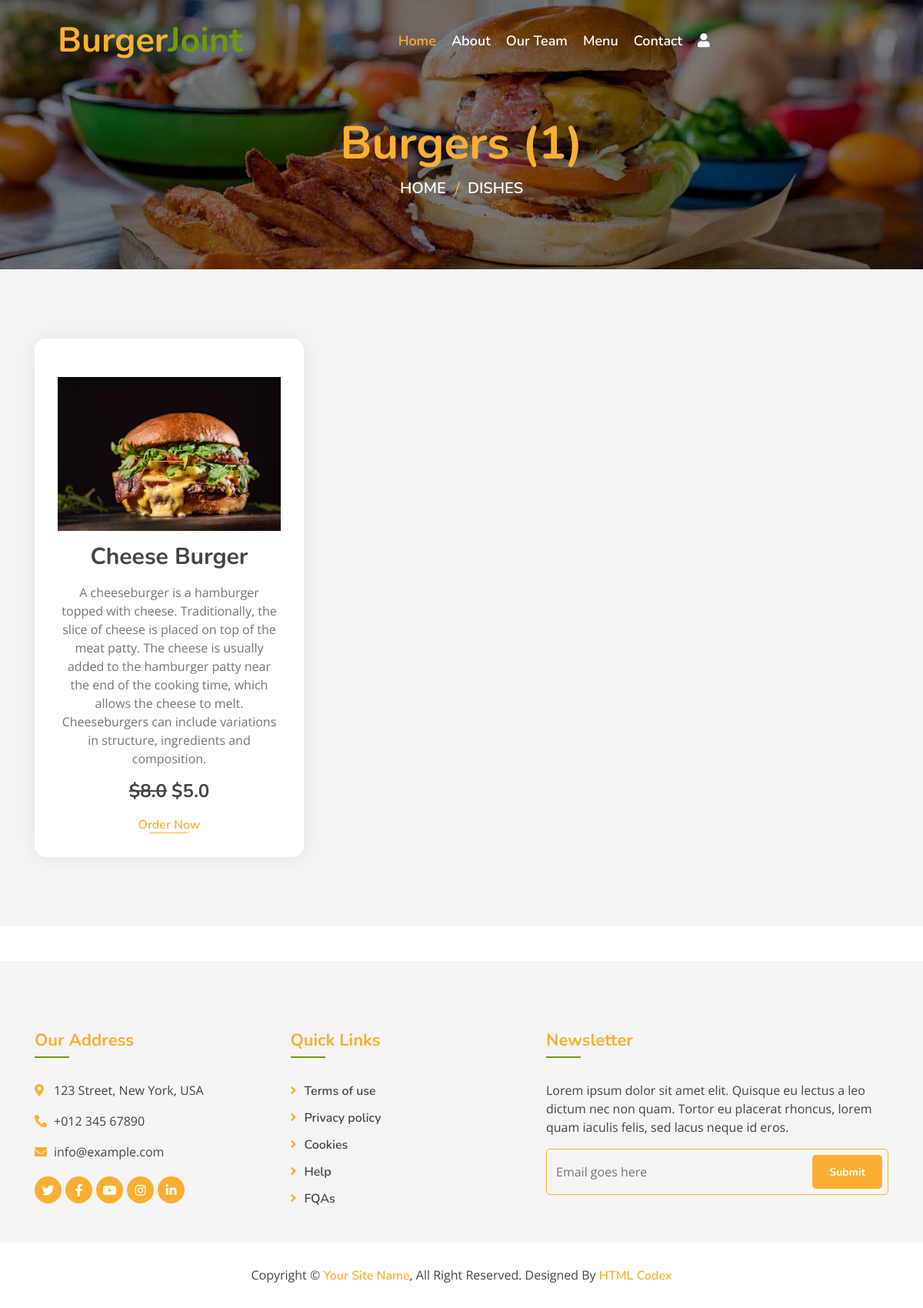
Page /dishes/?q=2 on the committed database.
### hotel/models.py (models this page shows, shortened)
class Category(models.Model):
    name = models.CharField(max_length=100, unique=True)
    image = models.ImageField(upload_to="categories/%Y/%m/%d")
    icon = models.CharField(max_length=50, blank=True)
    description = models.TextField()
    added_on = models.DateTimeField(auto_now_add=True)
    updated_on = models.DateTimeField(auto_now=True)

class Dish(models.Model):
    name = models.CharField(max_length=200, unique=True)
    image = models.ImageField(upload_to='dishes/%Y/%m/%d')
    ingredients = models.TextField()
    details = models.TextField(blank=True)
    category = models.ForeignKey(Category, on_delete=models.CASCADE)
    price = models.FloatField()
    discounted_price = models.FloatField(blank=True)
    is_available = models.BooleanField(default=True)
    added_on = models.DateTimeField(auto_now_add=True)
    updated_on = models.DateTimeField(auto_now=True)
    class Meta:
        verbose_name_plural ="Dish Table"

### hotel/views.py (the view)
# urls.py: path('dishes/',views.all_dishes,name="all_dishes"),
def all_dishes(request):
    context={}
    dishes = Dish.objects.all()
    if "q" in request.GET:
        id = request.GET.get("q")
        dishes = Dish.objects.filter(category__id=id)
        context['dish_category'] = Category.objects.get(id=id).name
    context['dishes'] = dishes
    return render(request,'all_dishes.html', context)

### template/all_dishes.html (shortened to what this page needs)
{% extends "base.html" %}
{% block content %}
<div class="page-header mb-0">
    <div class="container">
        <div class="row">
            <div class="col-12">
                <h2>{% if dish_category %} {{dish_category}} {% else %}Dishes {% endif %}({{dishes|length}})</h2>
            </div>
            <div class="col-12">
                <a href="/">Home</a>
                <a href="/dishes">Dishes</a>
            </div>
        </div>
    </div>
</div>
<div class="food mt-0">
    <div class="container">
        <div class="row align-items-center">
        {% for i in dishes %}
            <div class="col-md-4">
                {% if i.is_available %}
                <div class="food-item">
                {% else %}
                <div class="food-item" style="background-color: lightgray;">
                {% endif %}
                    <a href="/dishes/{{i.image}}" target="_blank"><img src="/media/{{i.image}}" style="height: 200px;width: 100%;"></a>
                    <h2 class="my-3">{{i.name}}</h2>
                    <p>
                        {{i.details}}
                    </p>
                    <h4 class="menu-text" style="font-weight: normal;">
                        {% if i.price != i.discounted_price %}
                            <strong><del>&dollar;{{i.price}}</del></strong>
                        {% endif %}
                            <strong>&dollar;{{i.discounted_price}}</strong>
                    </h4>
                    {% if i.is_available %}
                    <a href="{% url 'dish' id=i.id %}">Order Now</a>
                    {% else %}
                        <p class="text-danger">Not Available for delivery!</p>
                    {% endif %}
                </div>
            </div>
        {% endfor %}
        </div>
    </div>
</div>
{% endblock %}

### template/base.html (shortened to what this page needs)
<!DOCTYPE html>
{% load static %}
<html lang="en">
    <head>
        <link href="https://stackpath.bootstrapcdn.com/bootstrap/4.4.1/css/bootstrap.min.css" rel="stylesheet">
        <link href="https://cdnjs.cloudflare.com/ajax/libs/font-awesome/5.10.0/css/all.min.css" rel="stylesheet">
        <link href="/static/lib/animate/animate.min.css" rel="stylesheet">
        <link href="/static/lib/owlcarousel/assets/owl.carousel.min.css" rel="stylesheet">
        <link href="/static/lib/flaticon/font/flaticon.css" rel="stylesheet">
        <link href="/static/lib/tempusdominus/css/tempusdominus-bootstrap-4.min.css" rel="stylesheet" />
        <link href="/static/css/style.css" rel="stylesheet">
    </head>
    <body>
        <div class="navbar navbar-expand-lg bg-light navbar-light">
            <div class="container-fluid">
                <a href="{% url 'index' %}" class="navbar-brand">Burger<span>Joint</span></a>
                <div class="collapse navbar-collapse justify-content-between" id="navbarCollapse">
                    <div class="navbar-nav mx-auto">
                        <a href="{% url 'index' %}" class="nav-item nav-link active">Home</a>
                        <a href="{% url 'about' %}" class="nav-item nav-link">About</a>
                        <a href="{% url 'team' %}" class="nav-item nav-link">Our Team</a>
                        <a href="{% url 'all_dishes' %}" class="nav-item nav-link">Menu</a>
                        <a href="{% url 'contact' %}" class="nav-item nav-link">Contact</a>
                        {% if user.is_authenticated %}
                        <div class="nav-item dropdown">
                            <a href="#" class="nav-link dropdown-toggle" data-toggle="dropdown"><i class="fas fa-user"></i></a>
                            <div class="dropdown-menu">
                            {% if user.is_superuser or user.is_staff %}
                                <a href="{% url 'admin:index' %}" class="dropdown-item">Dashboard</a>
                            {% else %}
                                <a href="{% url 'dashboard' %}" class="dropdown-item">Dashboard</a>
                            {% endif %}
                                <a href="{% url 'logout' %}" class="dropdown-item">Logout</a>
                            </div>
                        </div>
                        {% else %}
                        <a href="{% url 'register' %}" class="nav-link" ><i class="fas fa-user"></i></a>
                        {% endif %}
                    </div>
                </div>
            </div>
        </div>
        {% block content %}
        {% endblock %}
        <div class="footer">
            <div class="container">
                <div class="row">
                    <div class="col-lg-7">
                        <div class="row">
                            <div class="col-md-6">
                                <div class="footer-contact">
                                    <h2>Our Address</h2>
                                    <p><i class="fa fa-map-marker-alt"></i>123 Street, New York, USA</p>
                                    <p><i class="fa fa-phone-alt"></i>+012 345 67890</p>
                                    <p><i class="fa fa-envelope"></i>info@example.com</p>
                                    <div class="footer-social">
                                        <a href=""><i class="fab fa-twitter"></i></a>
                                        <a href="https://www.facebook.com/SachTechSol/" target="_blank"><i class="fab fa-facebook-f"></i></a>
                                        <a href=""><i class="fab fa-youtube"></i></a>
                                        <a href=""><i class="fab fa-instagram"></i></a>
                                        <a href=""><i class="fab fa-linkedin-in"></i></a>
                                    </div>
                                </div>
                            </div>
                            <div class="col-md-6">
                                <div class="footer-link">
                                    <h2>Quick Links</h2>
                                    <a href="">Terms of use</a>
                                    <a href="">Privacy policy</a>
                                    <a href="">Cookies</a>
                                    <a href="">Help</a>
                                    <a href="">FQAs</a>
                                </div>
                            </div>
                        </div>
                    </div>
                    <div class="col-lg-5">
                        <div class="footer-newsletter">
                            <h2>Newsletter</h2>
                            <p>
                                Lorem ipsum dolor sit amet elit. Quisque eu lectus a leo dictum nec non quam. Tortor eu placerat rhoncus, lorem quam iaculis felis, sed lacus neque id eros.
                            </p>
                            <div class="form">
                                <input class="form-control" placeholder="Email goes here">
                                <button class="btn custom-btn">Submit</button>
                            </div>
                        </div>
                    </div>
                </div>
            </div>
            <div class="copyright">
                <div class="container">
                    <p>Copyright &copy; <a href="#">Your Site Name</a>, All Right Reserved.</p>
                    <p>Designed By <a href="https://htmlcodex.com">HTML Codex</a></p>
                </div>
            </div>
        </div>
    </body>
</html>

### rows in the picture
Category: name "Burgers"
Dish: image (picture), name "Cheese Burger", details "A cheeseburger is a hamburger topped with cheese. Traditionally, the slice of cheese is placed on top of the meat patty. The cheese is usually added to the hamburger patty near the end of the cooking time, which allows the cheese to melt. Cheeseburgers can include variations in structure, ingredients and composition.", price "8.0", discounted_price "5.0", is_available "Order Now"

### other values in the picture
{{ dishes|length }} "1"
